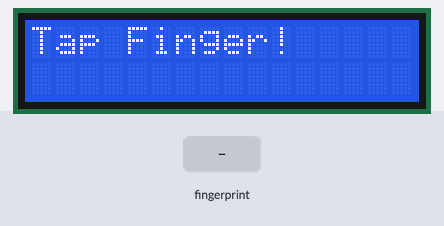
Bench run of a sketch on a simulated ESP8266 (NodeMCU). Shown: 16×2 character LCD. The inputs (shaded band) are chosen by the test bench. WiFi joins after 1.5 s; servers stay silent unless stated; uploads are accepted with an empty reply.

Above: at 3.8 s.
3.9 s: finger stored as number 1 placed on the sensor
At 4.31 s:
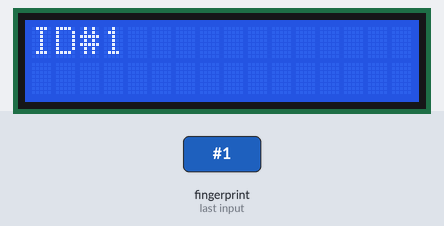
At 5.3 s:
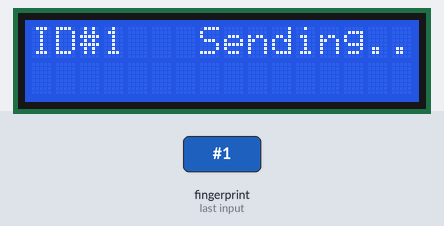
Timing chart, 0 to 6.9 s (numbered marks = the images above; inputs shaded):
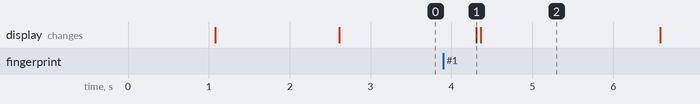

Measured:
- after the input at 3.9 s, the display: changes after 0.41 s (image 1)

The sketch:

mesinabsensi.ino
```cpp
#include <ESP8266WiFi.h>
#include <HttpClient.h>
#include <Adafruit_Fingerprint.h>
#include <SoftwareSerial.h>
#include <ESP8266HTTPClient.h>
#include <LiquidCrystal_I2C.h>
int ledB = 16;
int ledG = 5;
int ledR = 4;
LiquidCrystal_I2C lcd(0x3f, 16, 2);

SoftwareSerial fpsensor(12, 13);

Adafruit_Fingerprint finger = Adafruit_Fingerprint(&fpsensor);
int fingerprintID ;
int query = 0;

const char* ssid = "ASUS_X00TD"; //Nama WiFi
const char* password = "12345678a"; //password WiFi

void setup() {
  lcd.begin();
  lcd.backlight();
finger.begin(57600);
//  Serial.begin(9600);

  WiFi.begin(ssid, password);
  while (WiFi.status() != WL_CONNECTED) {
    lcd.setCursor(0, 0);
    lcd.print("Connecting..");
    delay(500);
  }
  if (finger.verifyPassword()) {
    lcd.clear();
    lcd.setCursor(0, 0);
    lcd.print("Tap Finger!");
  }
  else {
    lcd.setCursor(0, 0);
    lcd.println("Didn't find finger:(");
    while (1) {
      delay(1);
    }
  }

}

void loop() {

  fingerprintID = getFingerprintIDez();
  delay(50);
  if (WiFi.status() == WL_CONNECTED && query == 1) {
    lcd.setCursor(7, 0);
    lcd.print("Sending..");
    HTTPClient http;
    http.begin("http://absensirobotika.000webhostapp.com//get-id.php?id=" + String(fingerprintID)); //masukan url website anda, get-id.php adalah file php yang akan dieksekusi
    int httpCode = http.GET();
    if (httpCode > 0) {
      String payload = http.getString();
     lcd.setCursor(1, 1);
     lcd.print(payload);
     delay(2000);
     lcd.clear();
     lcd.setCursor(0,0);
     lcd.print("Tap Finger!");
    }
    http.end();
    query = 0;
  }
}

int getFingerprintIDez() {
  uint8_t p = finger.getImage();
  if (p != FINGERPRINT_OK) return -1;

  p = finger.image2Tz();
  if (p != FINGERPRINT_OK) return -1;


  p = finger.fingerFastSearch();
  if (p != FINGERPRINT_OK) {
      lcd.clear();
      lcd.setCursor(0, 0);
      lcd.print("not found");
      delay(1000);
      lcd.clear();
      lcd.print("Tap Finger!");

    return -1;
  }
  lcd.clear();
  lcd.setCursor(0, 0);
  lcd.print("ID#");
  lcd.print(finger.fingerID);
  query = 1;
  return finger.fingerID;
}
```
